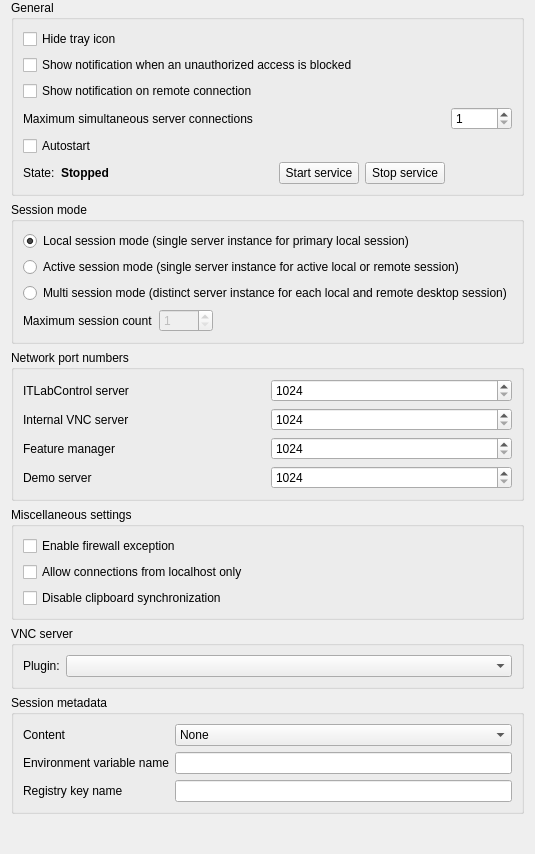
<?xml version="1.0" encoding="UTF-8"?>
<ui version="4.0">
 <class>ServiceConfigurationPage</class>
 <widget class="QWidget" name="ServiceConfigurationPage">
  <property name="windowTitle">
   <string notr="true">Form</string>
  </property>
  <layout class="QVBoxLayout" name="verticalLayout">
   <property name="topMargin">
    <number>0</number>
   </property>
   <property name="bottomMargin">
    <number>0</number>
   </property>
   <item>
    <widget class="QGroupBox" name="groupBox_3">
     <property name="title">
      <string>General</string>
     </property>
     <layout class="QGridLayout" name="gridLayout_12">
      <item row="1" column="0" colspan="2">
       <widget class="QCheckBox" name="failedAuthenticationNotificationsEnabled">
        <property name="text">
         <string>Show notification when an unauthorized access is blocked</string>
        </property>
       </widget>
      </item>
      <item row="2" column="0" colspan="2">
       <widget class="QCheckBox" name="remoteConnectionNotificationsEnabled">
        <property name="text">
         <string>Show notification on remote connection</string>
        </property>
       </widget>
      </item>
      <item row="4" column="0">
       <widget class="QLabel" name="serverConnectionLimitLabel">
        <property name="text">
         <string>Maximum simultaneous server connections</string>
        </property>
       </widget>
      </item>
      <item row="4" column="1">
       <widget class="QSpinBox" name="serverConnectionLimit">
        <property name="toolTip">
         <string>Limits simultaneous remote connections to protect the server against resource exhaustion.</string>
        </property>
        <property name="minimum">
         <number>1</number>
        </property>
        <property name="maximum">
         <number>10000</number>
        </property>
       </widget>
      </item>
      <item row="0" column="0" colspan="2">
       <widget class="QCheckBox" name="isTrayIconHidden">
        <property name="text">
         <string>Hide tray icon</string>
        </property>
       </widget>
      </item>
      <item row="5" column="0">
       <widget class="QCheckBox" name="autostartService">
        <property name="text">
         <string>Autostart</string>
        </property>
       </widget>
      </item>
      <item row="6" column="0">
       <layout class="QHBoxLayout" name="horizontalLayout_3">
        <item>
         <widget class="QLabel" name="label_16">
          <property name="text">
           <string>State:</string>
          </property>
         </widget>
        </item>
        <item>
         <widget class="QLabel" name="serviceState">
          <property name="font">
           <font>
            <bold>true</bold>
           </font>
          </property>
          <property name="text">
           <string>Stopped</string>
          </property>
         </widget>
        </item>
        <item>
         <spacer name="horizontalSpacer_9">
          <property name="orientation">
           <enum>Qt::Orientation::Horizontal</enum>
          </property>
          <property name="sizeHint" stdset="0">
           <size>
            <width>40</width>
            <height>20</height>
           </size>
          </property>
         </spacer>
        </item>
        <item>
         <widget class="QPushButton" name="startService">
          <property name="text">
           <string>Start service</string>
          </property>
          <property name="icon">
           <iconset resource="../../core/resources/core.qrc">
            <normaloff>:/core/media-playback-start.png</normaloff>:/core/media-playback-start.png</iconset>
          </property>
         </widget>
        </item>
        <item>
         <widget class="QPushButton" name="stopService">
          <property name="text">
           <string>Stop service</string>
          </property>
          <property name="icon">
           <iconset resource="../../core/resources/core.qrc">
            <normaloff>:/core/media-playback-stop.png</normaloff>:/core/media-playback-stop.png</iconset>
          </property>
         </widget>
        </item>
       </layout>
      </item>
     </layout>
    </widget>
   </item>
   <item>
    <widget class="QGroupBox" name="groupBox">
     <property name="title">
      <string>Session mode</string>
     </property>
     <layout class="QVBoxLayout" name="verticalLayout_2">
      <item>
       <widget class="QRadioButton" name="localSessionModeEnabled">
        <property name="text">
         <string>Local session mode (single server instance for primary local session)</string>
        </property>
        <property name="checked">
         <bool>true</bool>
        </property>
        <attribute name="buttonGroup">
         <string notr="true">sessionModeButtonGroup</string>
        </attribute>
       </widget>
      </item>
      <item>
       <widget class="QRadioButton" name="activeSessionModeEnabled">
        <property name="toolTip">
         <string>Enable if a single ITLabControl Server instance should be launched for the currently active session, no matter if local or remote.</string>
        </property>
        <property name="text">
         <string>Active session mode (single server instance for active local or remote session)</string>
        </property>
        <attribute name="buttonGroup">
         <string notr="true">sessionModeButtonGroup</string>
        </attribute>
       </widget>
      </item>
      <item>
       <widget class="QRadioButton" name="multiSessionModeEnabled">
        <property name="toolTip">
         <string>Enabling this option will make the service launch a server process for every interactive session on a computer.
Typically this is required to support terminal servers.</string>
        </property>
        <property name="text">
         <string>Multi session mode (distinct server instance for each local and remote desktop session)</string>
        </property>
        <attribute name="buttonGroup">
         <string notr="true">sessionModeButtonGroup</string>
        </attribute>
       </widget>
      </item>
      <item>
       <layout class="QHBoxLayout" name="horizontalLayout_2">
        <item>
         <widget class="QLabel" name="label_2">
          <property name="text">
           <string>Maximum session count</string>
          </property>
         </widget>
        </item>
        <item>
         <widget class="QSpinBox" name="maximumSessionCount">
          <property name="enabled">
           <bool>false</bool>
          </property>
          <property name="minimum">
           <number>1</number>
          </property>
          <property name="maximum">
           <number>1000</number>
          </property>
         </widget>
        </item>
        <item>
         <spacer name="horizontalSpacer">
          <property name="orientation">
           <enum>Qt::Orientation::Horizontal</enum>
          </property>
          <property name="sizeHint" stdset="0">
           <size>
            <width>40</width>
            <height>20</height>
           </size>
          </property>
         </spacer>
        </item>
       </layout>
      </item>
     </layout>
    </widget>
   </item>
   <item>
    <widget class="QGroupBox" name="networkPortNumbersGroupBox">
     <property name="title">
      <string>Network port numbers</string>
     </property>
     <layout class="QGridLayout" name="gridLayout_11">
      <item row="3" column="0">
       <widget class="QLabel" name="label_13">
        <property name="text">
         <string>Demo server</string>
        </property>
       </widget>
      </item>
      <item row="1" column="0">
       <widget class="QLabel" name="label_15">
        <property name="text">
         <string>Internal VNC server</string>
        </property>
       </widget>
      </item>
      <item row="0" column="0">
       <widget class="QLabel" name="label_12">
        <property name="text">
         <string>ITLabControl server</string>
        </property>
       </widget>
      </item>
      <item row="3" column="1">
       <widget class="QSpinBox" name="demoServerPort">
        <property name="minimum">
         <number>1024</number>
        </property>
        <property name="maximum">
         <number>65535</number>
        </property>
       </widget>
      </item>
      <item row="0" column="1">
       <widget class="QSpinBox" name="veyonServerPort">
        <property name="minimum">
         <number>1024</number>
        </property>
        <property name="maximum">
         <number>65535</number>
        </property>
       </widget>
      </item>
      <item row="1" column="1">
       <widget class="QSpinBox" name="vncServerPort">
        <property name="minimum">
         <number>1024</number>
        </property>
        <property name="maximum">
         <number>65535</number>
        </property>
       </widget>
      </item>
      <item row="2" column="1">
       <widget class="QSpinBox" name="featureWorkerManagerPort">
        <property name="minimum">
         <number>1024</number>
        </property>
        <property name="maximum">
         <number>65535</number>
        </property>
       </widget>
      </item>
      <item row="2" column="0">
       <widget class="QLabel" name="label_14">
        <property name="text">
         <string>Feature manager</string>
        </property>
       </widget>
      </item>
     </layout>
    </widget>
   </item>
   <item>
    <widget class="QGroupBox" name="miscSettingsGroupBox">
     <property name="title">
      <string>Miscellaneous settings</string>
     </property>
     <layout class="QVBoxLayout" name="verticalLayout_3">
      <item>
       <widget class="QCheckBox" name="isFirewallExceptionEnabled">
        <property name="text">
         <string>Enable firewall exception</string>
        </property>
       </widget>
      </item>
      <item>
       <widget class="QCheckBox" name="localConnectOnly">
        <property name="text">
         <string>Allow connections from localhost only</string>
        </property>
       </widget>
      </item>
      <item>
       <widget class="QCheckBox" name="clipboardSynchronizationDisabled">
        <property name="text">
         <string>Disable clipboard synchronization</string>
        </property>
       </widget>
      </item>
     </layout>
    </widget>
   </item>
   <item>
    <widget class="QGroupBox" name="vncServerGroupBox">
     <property name="title">
      <string>VNC server</string>
     </property>
     <layout class="QVBoxLayout" name="vncServerGroupBoxLayout">
      <item>
       <layout class="QHBoxLayout" name="horizontalLayout">
        <item>
         <widget class="QLabel" name="label">
          <property name="text">
           <string>Plugin:</string>
          </property>
         </widget>
        </item>
        <item>
         <widget class="QComboBox" name="vncServerPlugin">
          <property name="sizePolicy">
           <sizepolicy hsizetype="MinimumExpanding" vsizetype="Fixed">
            <horstretch>0</horstretch>
            <verstretch>0</verstretch>
           </sizepolicy>
          </property>
         </widget>
        </item>
       </layout>
      </item>
     </layout>
    </widget>
   </item>
   <item>
    <widget class="QGroupBox" name="sessionMetaDataGroupBox">
     <property name="title">
      <string>Session metadata</string>
     </property>
     <layout class="QFormLayout" name="formLayout">
      <item row="0" column="0">
       <widget class="QLabel" name="sessionMetaDataContentLabel">
        <property name="text">
         <string>Content</string>
        </property>
       </widget>
      </item>
      <item row="0" column="1">
       <widget class="QComboBox" name="sessionMetaDataContent">
        <property name="sizePolicy">
         <sizepolicy hsizetype="MinimumExpanding" vsizetype="Fixed">
          <horstretch>0</horstretch>
          <verstretch>0</verstretch>
         </sizepolicy>
        </property>
        <item>
         <property name="text">
          <string>None</string>
         </property>
        </item>
        <item>
         <property name="text">
          <string>Value of an environment variable</string>
         </property>
        </item>
        <item>
         <property name="text">
          <string>Value of a registry key</string>
         </property>
        </item>
       </widget>
      </item>
      <item row="1" column="0">
       <widget class="QLabel" name="sessionMetaDataEnvironmentVariableLabel">
        <property name="text">
         <string>Environment variable name</string>
        </property>
       </widget>
      </item>
      <item row="1" column="1">
       <widget class="QLineEdit" name="sessionMetaDataEnvironmentVariable"/>
      </item>
      <item row="2" column="0">
       <widget class="QLabel" name="sessionMetaDataRegistryKeyLabel">
        <property name="text">
         <string>Registry key name</string>
        </property>
       </widget>
      </item>
      <item row="2" column="1">
       <widget class="QLineEdit" name="sessionMetaDataRegistryKey">
        <property name="toolTip">
         <string>Optionally enter a regular expression with a capture to extract a part of the computer name and use it as the display name for the computer.

Example: [^-]*-(PC[0-9]*)</string>
        </property>
       </widget>
      </item>
     </layout>
    </widget>
   </item>
   <item>
    <spacer name="verticalSpacer">
     <property name="orientation">
      <enum>Qt::Orientation::Vertical</enum>
     </property>
     <property name="sizeHint" stdset="0">
      <size>
       <width>20</width>
       <height>40</height>
      </size>
     </property>
    </spacer>
   </item>
  </layout>
 </widget>
 <tabstops>
  <tabstop>isTrayIconHidden</tabstop>
  <tabstop>failedAuthenticationNotificationsEnabled</tabstop>
  <tabstop>remoteConnectionNotificationsEnabled</tabstop>
  <tabstop>autostartService</tabstop>
  <tabstop>startService</tabstop>
  <tabstop>stopService</tabstop>
  <tabstop>localSessionModeEnabled</tabstop>
  <tabstop>activeSessionModeEnabled</tabstop>
  <tabstop>multiSessionModeEnabled</tabstop>
  <tabstop>maximumSessionCount</tabstop>
  <tabstop>serverConnectionLimit</tabstop>
  <tabstop>veyonServerPort</tabstop>
  <tabstop>vncServerPort</tabstop>
  <tabstop>featureWorkerManagerPort</tabstop>
  <tabstop>demoServerPort</tabstop>
  <tabstop>isFirewallExceptionEnabled</tabstop>
  <tabstop>localConnectOnly</tabstop>
  <tabstop>clipboardSynchronizationDisabled</tabstop>
  <tabstop>vncServerPlugin</tabstop>
  <tabstop>sessionMetaDataContent</tabstop>
  <tabstop>sessionMetaDataEnvironmentVariable</tabstop>
  <tabstop>sessionMetaDataRegistryKey</tabstop>
 </tabstops>
 <resources>
  <include location="../../core/resources/core.qrc"/>
 </resources>
 <connections>
  <connection>
   <sender>vncServerPlugin</sender>
   <signal>currentIndexChanged(int)</signal>
   <receiver>ServiceConfigurationPage</receiver>
   <slot>updateVncServerPluginConfigurationWidget()</slot>
   <hints>
    <hint type="sourcelabel">
     <x>381</x>
     <y>703</y>
    </hint>
    <hint type="destinationlabel">
     <x>340</x>
     <y>484</y>
    </hint>
   </hints>
  </connection>
  <connection>
   <sender>startService</sender>
   <signal>clicked()</signal>
   <receiver>ServiceConfigurationPage</receiver>
   <slot>startService()</slot>
   <hints>
    <hint type="sourcelabel">
     <x>230</x>
     <y>118</y>
    </hint>
    <hint type="destinationlabel">
     <x>207</x>
     <y>234</y>
    </hint>
   </hints>
  </connection>
  <connection>
   <sender>stopService</sender>
   <signal>clicked()</signal>
   <receiver>ServiceConfigurationPage</receiver>
   <slot>stopService()</slot>
   <hints>
    <hint type="sourcelabel">
     <x>342</x>
     <y>118</y>
    </hint>
    <hint type="destinationlabel">
     <x>207</x>
     <y>234</y>
    </hint>
   </hints>
  </connection>
  <connection>
   <sender>multiSessionModeEnabled</sender>
   <signal>toggled(bool)</signal>
   <receiver>maximumSessionCount</receiver>
   <slot>setEnabled(bool)</slot>
   <hints>
    <hint type="sourcelabel">
     <x>320</x>
     <y>371</y>
    </hint>
    <hint type="destinationlabel">
     <x>295</x>
     <y>415</y>
    </hint>
   </hints>
  </connection>
 </connections>
 <slots>
  <slot>updateVncServerPluginConfigurationWidget()</slot>
  <slot>startService()</slot>
  <slot>stopService()</slot>
 </slots>
 <buttongroups>
  <buttongroup name="sessionModeButtonGroup"/>
 </buttongroups>
</ui>
